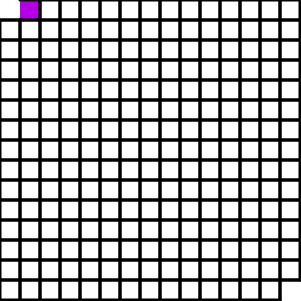
Frame 1 (no input)
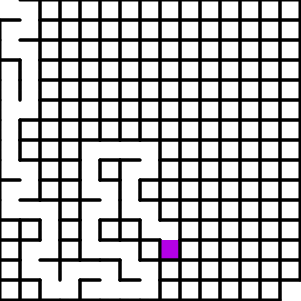
Frame 60 (no input)
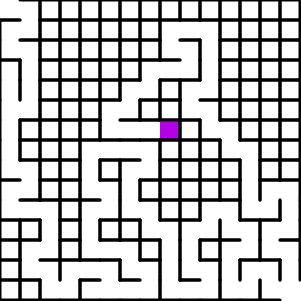
Frame 120 (the mouse pressed at the canvas centre since frame 60)

The p5.js sketch that drew these frames (run headless with seeded random() and noise() and a simulated clock; from frame 60 on, the mouse is pressed at the canvas centre):

// p5.js sketch
// ── sketch.js
var grid = [];
var cellWidth = 20;
var cols;
var rows;
var current;
var next;
var stack = [];
var newCell;
var c;





function setup() {
  //cols = round(screen.width/cellWidth);
  //rows = round(screen.height/cellWidth);

  cols = 15;
  rows = 15;








  var temp = cols;
  cols = rows;
  rows = temp;


  c = createCanvas(rows*cellWidth + 1,cols*cellWidth + 1);



  for (var i = 0; i < rows; i++) {
    grid[i] = [];
    for (var j = 0; j < cols; j++) {
      grid[i][j] = new Cell(i,j);
    }
  }
  current = grid[0][0];
  current.visited = true;

  current.changeWalls(false,null,null,false)
  grid[grid.length - 1][grid[0].length - 1].changeWalls(null,false,false,null);

}



function draw() {
  //frameRate(1);

	background(255);
  //background(51);


  if (current.checkNeighbors()) {
    next = current.neighborList[round(random(0,current.neighborList.length - 1))];
    stack.push(current);


    if (next.row > current.row) {
      current.changeWalls(null,null,false,null);
      next.changeWalls(false,null,null,null);
    }

    if (next.row < current.row) {
      current.changeWalls(false,null,null,null);
      next.changeWalls(null,null,false,null);
    }

    if (next.col > current.col) {
      current.changeWalls(null,false,null,null);
      next.changeWalls(null,null,null,false);
    }

    if (next.col < current.col) {
      current.changeWalls(null,null,null,false);
      next.changeWalls(null,false,null,null);
    }

    current = next;
    current.visited = true;


  } else if (stack.length != 0) {
    newCell = stack.pop();
    current = newCell;
  }


  for (var i = 0; i < rows; i++) {
    for (var j = 0; j < cols; j++) {
      grid[i][j].show();
    }
  }
}






function unVisitedCells() {
  var allVisited = true;
  for (var i = 0; i < rows; i++) {
    for (var j = 0; j < cols; j++) {
      if (!grid[i][j].visited) {
        allVisited = false;
      }
    }
  }
  return !allVisited;
}













































//

// ── cell.js
function Cell(col,row) {
  this.col = col;
  this.row = row;
  this.cellWidth = cellWidth;
  this.walls = [true,true,true,true];
  this.visited = false;

  this.show = function() {
    fill(180,0,230);
    noStroke();
    if (this === current) {
      rect(
        this.col*this.cellWidth,
        this.row*this.cellWidth,
        this.cellWidth,
        this.cellWidth
      );
    }


    stroke(0);
    //stroke(255,0,255);
    strokeWeight(3);

    if (this.walls[0]) { //top
      line(
  			this.col*this.cellWidth,
  			this.row*this.cellWidth,
  			this.col*this.cellWidth + this.cellWidth,
  			this.row*this.cellWidth
  		);
    }

    if (this.walls[1]) { //right
      line(
  			this.col*this.cellWidth + this.cellWidth,
  			this.row*this.cellWidth,
  			this.col*this.cellWidth + this.cellWidth,
  			this.row*this.cellWidth + this.cellWidth
  		);
    }

    if (this.walls[2]) { //bottom
      line(
  			this.col*this.cellWidth + this.cellWidth,
  			this.row*this.cellWidth + this.cellWidth,
  			this.col*this.cellWidth,
  			this.row*this.cellWidth + this.cellWidth
  		);
    }

    if (this.walls[3]) { //left
      line(
  			this.col*this.cellWidth,
  			this.row*this.cellWidth + this.cellWidth,
  			this.col*this.cellWidth,
  			this.row*this.cellWidth
  		);
    }
  }

  this.checkNeighbors = function() {
    this.neighbors = false;
    this.neighborsToCheck = [];
    this.neighborList = [];
    if (grid[this.col][this.row - 1] != undefined) {
      this.neighborsToCheck.push(grid[this.col][this.row - 1]);
    }
    if (grid[this.col][this.row + 1] != undefined) {
      this.neighborsToCheck.push(grid[this.col][this.row + 1]);
    }
    if (grid[this.col - 1] != undefined) {
      this.neighborsToCheck.push(grid[this.col - 1][this.row]);
    }
    if (grid[this.col + 1] != undefined) {
      this.neighborsToCheck.push(grid[this.col + 1][this.row]);
    }

    for (var i = 0; i < this.neighborsToCheck.length; i++) {
      if (!this.neighborsToCheck[i].visited) {
        this.neighbors = true;
        this.neighborList.push(this.neighborsToCheck[i]);
      }
    }
    return this.neighbors;
  }
  this.changeWalls = function(top,right,bottom,left) {
    if (top != null) this.walls[0] = top;
    if (right != null) this.walls[1] = right;
    if (bottom != null) this.walls[2] = bottom;
    if (left != null) this.walls[3] = left;
  }
}








































//
